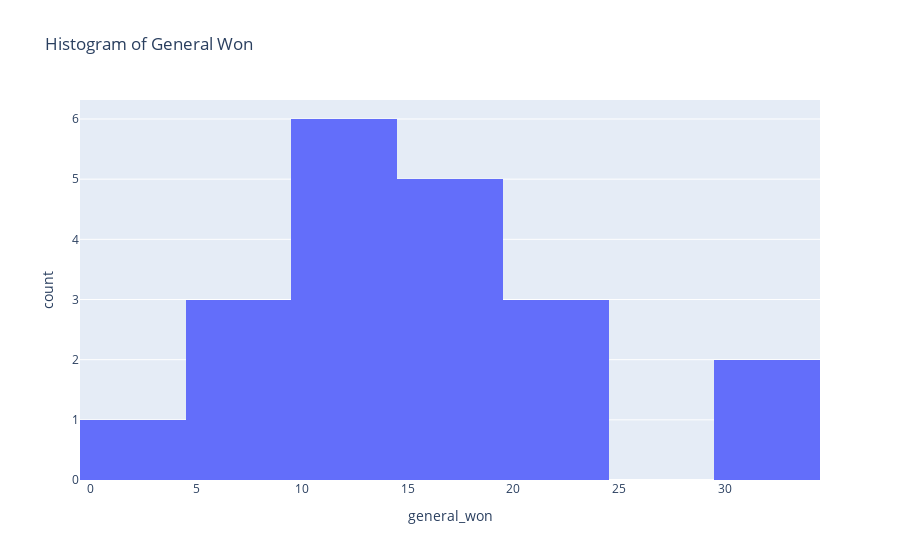

This figure's notebook cell:
### Markdown cell above
### General: Won

### Code cell
fig = epl_dataset.plot.hist(x = 'general_won', title = 'Histogram of General Won', nbins = 10)
fig.show()

### Figure 1 — Plotly figure (JSON) as saved in the notebook; plotly's stock layout.template omitted (floating-point values rounded to 4 significant figures)
{"data": [{"alignmentgroup": "True", "bingroup": "x", "hovertemplate": "general_won=%{x}<br>count=%{y}<extra></extra>", "legendgroup": "", "marker": {"color": "#636efa", "pattern": {"shape": ""}}, "name": "", "nbinsx": 10, "offsetgroup": "", "orientation": "v", "showlegend": false, "type": "histogram", "x": [32, 30, 21, 23, 21, 19, 16, 15, 15, 15, 14, 14, 12, 13, 11, 9, 9, 10, 7, 3], "xaxis": "x", "yaxis": "y"}], "layout": {"barmode": "relative", "legend": {"tracegroupgap": 0}, "title": {"text": "Histogram of General Won"}, "xaxis": {"anchor": "y", "domain": [0, 1], "title": {"text": "general_won"}}, "yaxis": {"anchor": "x", "domain": [0, 1], "title": {"text": "count"}}}}
